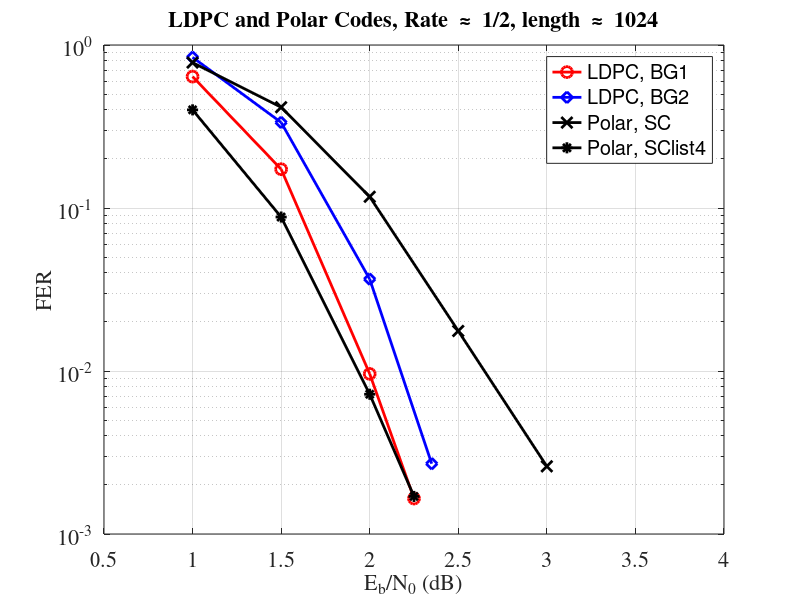

Here is the MATLAB script that generated this plot:
%BPSK_nrldpc_sim_RM_FP.m, NR_1_1_24, Rate = 1/2, rmax = 3, MaxItrs = 20
res11 = [1         0.64     0.070057           64         3699          100;
    1.5        0.173     0.016371          173         8644         1000;
    2       0.0096   0.00076894           48         2030         5000;
    2.25      0.00165   0.00012348           33         1304        20000
    ];

%BPSK_nrldpc_sim_RM_FP.m, NR_2_6_52, Rate = 1/2, rmax = 3, MaxItrs = 20
res12 = [1         0.84      0.12602           84         6553          100;
    1.5        0.335     0.037215          335        19352         1000;
    2       0.0366      0.00342          183         8892         5000;
    2.35       0.0027   0.00025644           54         2667        20000
    ];

%nrpolar_scdecode_FP.m, K = 512, rmax = 4
res2 = [1         0.78      0.29258           78        14980          100;
    1.5        0.415      0.12834          415        65710         1000;
    2       0.1172     0.029889          586        76517         5000;
    2.5       0.0176    0.0034977           88         8954         5000;
    3       0.0026    0.0003959           52         4054        20000
    ];

%nrpolar_sclistdecode_FP.m, A = 500, crcL = 11, rmax = 4
res3 = [1          0.4      0.13288           40         6644          100;
    1.5        0.088     0.026858           88        13429         1000;
    2       0.0072    0.0017464           36         4366         5000;
    2.25       0.0017    0.0004962           34         4962        20000
    ];

semilogy(res11(:,1),res11(:,2),'ro-','LineWidth',2,'MarkerSize',8)
hold on
semilogy(res12(:,1),res12(:,2),'bd-','LineWidth',2,'MarkerSize',8)
semilogy(res2(:,1),res2(:,2),'kx-','LineWidth',2,'MarkerSize',8)
semilogy(res3(:,1),res3(:,2),'k*-','LineWidth',2,'MarkerSize',8)
% semilogy(res11(:,1),res11(:,3),'ro--','LineWidth',2,'MarkerSize',8)
% semilogy(res12(:,1),res12(:,3),'bd--','LineWidth',2,'MarkerSize',8)
% semilogy(res2(:,1),res2(:,3),'kx--','LineWidth',2,'MarkerSize',8)
% semilogy(res3(:,1),res3(:,3),'k*--','LineWidth',2,'MarkerSize',8)

grid on
set(gca,'FontName','Times','FontSize',16);
axis([0.5 4 1e-3 1])
xlabel('E_b/N_0 (dB)','FontName','Times','FontSize',16)
ylabel('FER','FontName','Times','FontSize',16)
title('LDPC and Polar Codes, Rate \approx 1/2, length \approx 1024','FontName','Times','FontSize',16)
legend('LDPC, BG1','LDPC, BG2','Polar, SC','Polar, SClist4')
